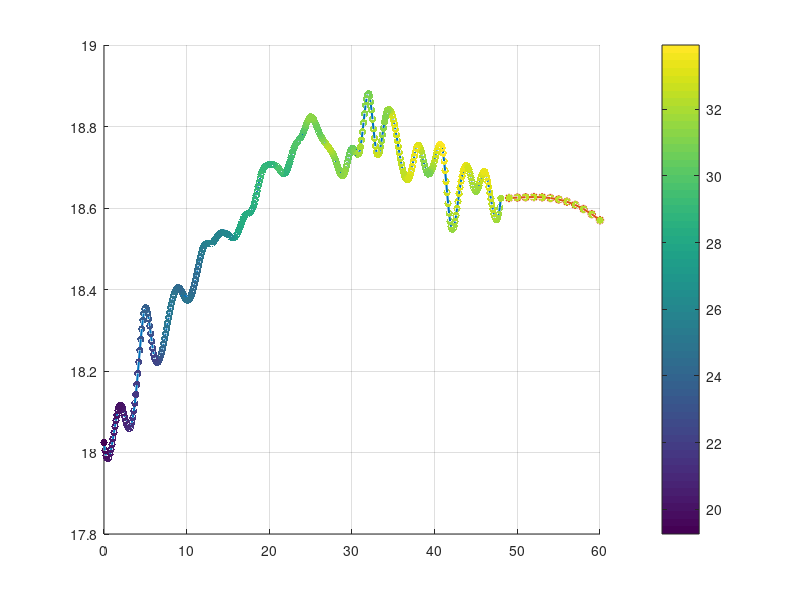

This figure's MATLAB source: (Note: this script raises an error after producing the figure.)
%% Cyclone/Tornado Path Forecast with Environmental Inputs
% Methods used: interpolation (spline), extrapolation, root-finding, and
% a lightweight env-feature regression to correct motion.

clear; clc; close all;

%% 1) Synthetic "past" data (replace later with real data)
Tpast = (0:1:48)';                       % hours
N = numel(Tpast);

% Base track (slow NW curve). Units: degrees
lat_true = 18 + 0.05*Tpast - 0.0008*Tpast.^2;
lon_true = 90 - 0.08*Tpast + 0.0006*Tpast.^2;

% Intensity proxy (e.g., max wind speed in m/s)
I_true = 20 + 0.6*Tpast - 0.007*Tpast.^2;

% Environmental vars (toy but realistic-ish trends)
Temp = 28 - 0.02*Tpast + 0.4*sin(2*pi*Tpast/24);   % °C
Hum  = 75 + 5*sin(2*pi*(Tpast+6)/24);              % %
Pres = 1002 - 0.25*Tpast + 2*sin(2*pi*(Tpast+3)/24); % hPa

% Observational noise (simulate reality)
rng(7);
lat_obs = lat_true + 0.05*randn(N,1);
lon_obs = lon_true + 0.05*randn(N,1);
I_obs   = I_true   + 0.8*randn(N,1);

%% 2) Interpolation (splines) for a smooth path over past window
lat_spline = spline(Tpast, lat_obs);
lon_spline = spline(Tpast, lon_obs);
I_spline   = spline(Tpast, I_obs);

% Smooth reconstructions
tFinePast = linspace(Tpast(1), Tpast(end), 400)';
lat_fit = ppval(lat_spline, tFinePast);
lon_fit = ppval(lon_spline, tFinePast);
I_fit   = ppval(I_spline,   tFinePast);

%% 3) Motion model: derive velocity from spline derivatives
% d(lat)/dt and d(lon)/dt from spline piecewise polynomial
latd_pp = fnder(lat_spline,1);
lond_pp = fnder(lon_spline,1);

% Sample at integer hours (aligned with env data)
v_lat = ppval(latd_pp, Tpast);
v_lon = ppval(lond_pp, Tpast);

% Design matrix from environment features (centered)
X = [Temp Hum Pres];
muX = mean(X,1); sigX = std(X,[],1);  % standardize for stability
Z = (X - muX)./sigX;
Z = [ones(N,1) Z]; % add bias

% Fit simple linear models: v_lat ~ Z, v_lon ~ Z
beta_lat = Z \ v_lat;
beta_lon = Z \ v_lon;

%% 4) Extrapolate future environment and path (next 12 hours)
Hf = 12;
Tfuture = (Tpast(end)+1 : Tpast(end)+Hf)';

% Extrapolate env via last-24h linear trend + diurnal term (toy approach)
k = max(1, N-24+1):N;
tRef = Tpast(k);
trend = @(y) polyfit(tRef, y(k), 1);

pT = trend(Temp); pH = trend(Hum); pP = trend(Pres);

TempF = polyval(pT, Tfuture) + 0.4*sin(2*pi*Tfuture/24);
HumF  = polyval(pH, Tfuture) + 5*sin(2*pi*(Tfuture+6)/24);
PresF = polyval(pP, Tfuture) + 2*sin(2*pi*(Tfuture+3)/24);

XF = [TempF HumF PresF];
ZF = ([TempF HumF PresF] - muX)./sigX;
ZF = [ones(numel(Tfuture),1) ZF];

% Predict future velocities from env
v_lat_F = ZF * beta_lat;
v_lon_F = ZF * beta_lon;

% Initialize future lat/lon from last observed (using one-step from spline)
lat0 = ppval(lat_spline, Tpast(end));
lon0 = ppval(lon_spline, Tpast(end));

% Integrate forward with Euler (1 h step)
lat_pred = zeros(Hf,1); lon_pred = zeros(Hf,1);
lat_pred(1) = lat0 + v_lat_F(1)*1;
lon_pred(1) = lon0 + v_lon_F(1)*1;
for i = 2:Hf
    lat_pred(i) = lat_pred(i-1) + v_lat_F(i)*1;
    lon_pred(i) = lon_pred(i-1) + v_lon_F(i)*1;
end

% Extrapolate intensity via spline continuation (safer: linear tail)
pI = polyfit(Tpast(end-12+1:end), I_obs(end-12+1:end), 1);
I_pred = polyval(pI, Tfuture);

%% 5) Root-finding examples
% (a) When does it cross a target latitude (e.g., 23.5°N)?
targetLat = 23.5;

% Build a continuous past+future lat(t) via a piecewise function
% We'll stitch a small interpolant over [Tpast(end), Tfuture(end)]
tAll = [tFinePast; Tfuture];
latAll = [lat_fit; lat_pred];

% Define function f(t) = lat(t) - targetLat using local interpolation
latAll_spline = spline(tAll, latAll);
f_lat = @(t) ppval(latAll_spline, t) - targetLat;

% Bisection on a bracket around the last time window if sign change exists
tA = Tpast(end)-6; tB = Tfuture(end);
if f_lat(tA)*f_lat(tB) > 0
    tA = Tpast(1); % fallback wider search
end

% Simple bisection
a = tA; b = tB;
for iter = 1:60
    m = 0.5*(a+b);
    if f_lat(a)*f_lat(m) <= 0
        b = m;
    else
        a = m;
    end
end
t_cross_lat = 0.5*(a+b);

% (b) When will intensity hit a threshold (e.g., I = 30 m/s)?
IAll = [I_fit; I_pred];
IAll_spline = spline(tAll, IAll);
gI = @(t) ppval(IAll_spline, t) - 30;

% Newton method from last known time
t0 = Tpast(end);
for kNewt = 1:20
    % numerical derivative
    h = 1e-3;
    gt = gI(t0);
    dgt = (gI(t0+h)-gI(t0-h))/(2*h);
    t0 = t0 - gt/(dgt + 1e-9);
end
t_I30 = t0;

%% 6) 3D visualization (time vs lat vs lon), colored by intensity
t_show = tAll;
lat_show = latAll;
lon_show = latAll*0; % placeholder to preallocate

% But we do have lonAll:
lonAll = [lon_fit; lon_pred];
I_show = IAll;

figure('Color','w'); hold on; grid on;
% Past track
plot3(tFinePast, lat_fit, lon_fit, 'o-', 'LineWidth', 1.5, 'MarkerSize', 3);
% Future track
plot3(Tfuture, lat_pred, lon_pred, '*-', 'LineWidth', 1.5, 'MarkerSize', 6);

% Color by intensity along combined path
% Build a colored scatter for clarity
scatter3(tAll, [lat_fit; lat_pred], [lon_fit; lon_pred], 28, IAll, 'filled');
cb = colorbar; cb.Label.String = 'Intensity (arb., e.g., m/s)';

xlabel('Time (h)');
ylabel('Latitude (deg)');
zlabel('Longitude (deg)');
title('Cyclone Path Forecast (Interpolation + Env-Corrected Motion)');
view(45,25);
legend({'Past (spline)','Future (env-corrected)','Intensity-colored'}, 'Location','best');

%% 7) Print key results
fprintf('Target latitude %.2f° crossed at t = %.2f h\n', targetLat, t_cross_lat);
fprintf('Intensity I=30 reached near t = %.2f h\n', t_I30);

%% 8) Notes for real data
% - Replace synthetic Tpast, lat_obs, lon_obs, I_obs with IMD/NOAA track.
% - Replace Temp/Hum/Pres with reanalysis or station data along the track.
% - Consider geodesic corrections (deg->km varies with latitude).
% - Swap linear regression with ridge/GPR if you want smoother corrections.
% - Use a Kalman Filter to fuse (lat,lon) and env-driven motion for robustness.
